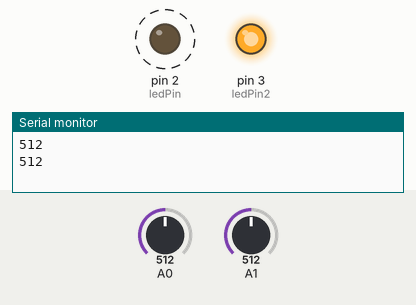
Recording of a sketch running on a simulated Arduino Uno, built with avr-gcc and run on an emulated ATmega328P. Parts: output pins drawn as LEDs (lit = HIGH), the last lines printed to the serial monitor. Dashed ring = blinking. The inputs (shaded band) are chosen by the test bench; at power-on: A1 = 512, A0 = 512.

Above: at 1.9 s.
2.0 s: A1 set to 490
At 2.7 s:
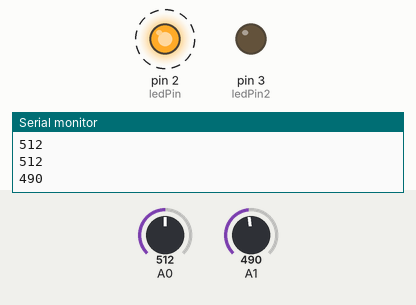
5.5 s: A0 set to 122
At 6.12 s:
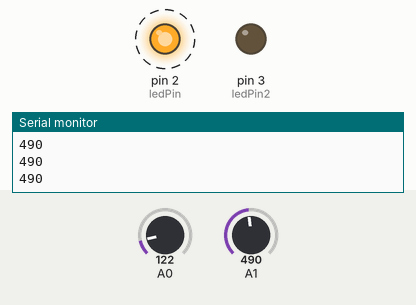
9.0 s: A0 set to 0
At 9.0 s:
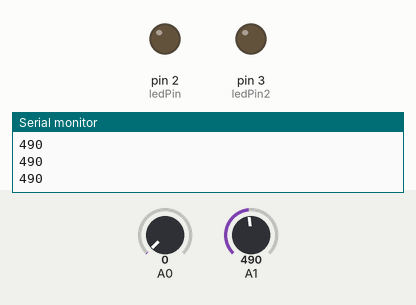
10.6 s: A0 set to 510
At 11.0 s:
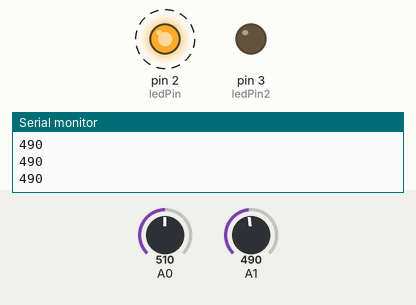
14.9 s: A1 set to 510
At 15.5 s:
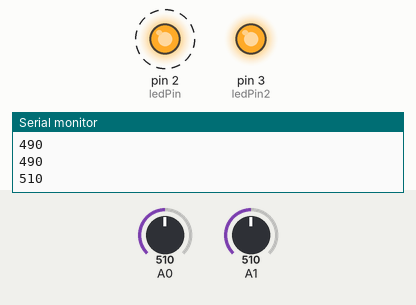
Timing chart, 0 to 19.8 s (numbered marks = the images above; inputs shaded):
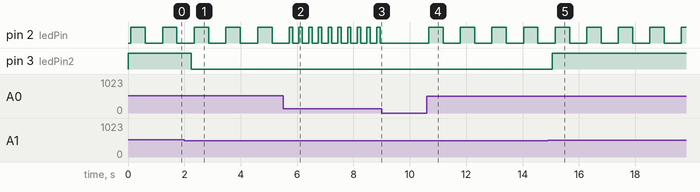

Measured:
- the behaviour switches between 501 and 500 on A1 (found by bisection; images 0 and 1)
- after the input at 2.0 s, pin 3 (ledPin2): HIGH → LOW after 0.25 s
- after the input at 5.5 s, pin 2 (ledPin): alternates HIGH for 0.12 s and LOW for 0.22 s, starting after 0.35 s
- after the input at 9.0 s, pin 2 (ledPin): stops changing and stays LOW
- after the input at 10.6 s, pin 2 (ledPin): alternates HIGH for 0.51 s and LOW for 0.61 s, starting after 0.08 s
- after the input at 14.9 s, pin 3 (ledPin2): LOW → HIGH after 0.16 s
- by itself, pin 2 (ledPin): alternates HIGH for 0.51 s and LOW for 0.61 s

The sketch:

Podmeter_led.ino
```cpp
/***************************************
File name: lab09.ino
Description: analogRead() Example
**************************************/
int analogValue = 0;
int ledPin = 2;
int ledPin2 = 3;

void setup()
{
pinMode(ledPin, OUTPUT);
pinMode(ledPin2, OUTPUT);

Serial.begin(250000);
}


void loop() {


int ldrValue = analogRead(A1);
Serial.println(ldrValue);

if (ldrValue > 500) {
  digitalWrite(ledPin2, HIGH);
} else {
  digitalWrite(ledPin2, LOW);
}
delay (100);


analogValue = analogRead(A0);
int voltage = map(analogValue, 0 , 1023, 000, 500);
/*
Serial.print("Voltage: ");
Serial.print(voltage);
Serial.print(", Analog Value: ");
Serial.println(analogValue);
*/


digitalWrite(ledPin, HIGH);
delay(analogValue);
digitalWrite(ledPin, LOW);
delay(analogValue);
}
```
